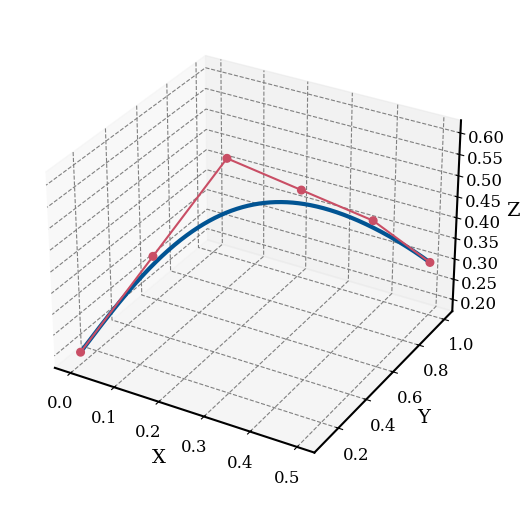

Recreate this plot in Python.
import numpy as np
import matplotlib.pyplot as plt
from scipy.interpolate import BSpline

# Degree=5的knots和控制点
knots = [0, 0, 0, 0, 0, 0,   # 前导节点 (p+1)
        #  0.15, 0.3, 
        # #  0.45, 0.6, 0.75, 
        #  0.9,   # 内部节点
         1, 1, 1, 1, 1, 1]  # 尾部节点 (p+1)

control_points = [
    [0.0, 0.1, 0.2, 1.0],
    [0.1, 0.3, 0.4, 1.0],
    [0.2, 0.5, 0.6, 1.0],
    [0.3, 0.7, 0.5, 1.0],
    [0.4, 0.9, 0.4, 1.0],
    [0.5, 1.0, 0.3, 1.0],
    # [0.6, 0.8, 0.2, 1.0],
    # [0.7, 0.6, 0.3, 1.0],
    # [0.8, 0.4, 0.4, 1.0]
    # [0.9, 0.3, 0.5, 1.0],
    # [1.0, 0.2, 0.6, 1.0],
    # [1.0, 0.1, 0.7, 1.0]
]

# Degree 5 B-Spline曲线
degree = 5
spl = BSpline(knots, control_points, degree)

# 在[0, 1]区间内生成100个样本点
x_vals = np.linspace(0, 1, 1000)
y_vals = spl(x_vals)

# 设置matplotlib风格为类似MATLAB的外观
# plt.style.use('fivethirtyeight')  # 使用 Matplotlib 自带的 ggplot 风格
# plt.style.use('fivethirtyeight')  
plt.rcParams.update({
    'axes.linewidth': 1.5,           # 设置坐标轴线宽
    'axes.grid': True,               # 显示网格
    'grid.linestyle': '--',          # 网格线为虚线
    'grid.color': 'gray',            # 网格线颜色
    'axes.titlesize': 16,            # 标题字体大小
    'axes.labelsize': 14,            # 坐标轴标签字体大小
    'xtick.labelsize': 12,           # x轴刻度字体大小
    'ytick.labelsize': 12,           # y轴刻度字体大小
    'figure.figsize': (8, 6),        # 图像大小
    'font.family': 'serif',          # 字体样式
})

# 绘制 3D B-Spline 曲线
fig = plt.figure()
ax = fig.add_subplot(111, projection='3d')

# 绘制 B-Spline 曲线
ax.plot3D(y_vals[:, 0], y_vals[:, 1], y_vals[:, 2], label="B-Spline Curve", color=(1/255, 84/255, 147/255), linewidth=3)
# 绘制控制点
ax.scatter([p[0] for p in control_points], [p[1] for p in control_points], [p[2] for p in control_points], color=(201/255, 78/255, 101/255), s=30, label="Control Points",alpha=1)

# 绘制控制多边形
control_polygon_x = [p[0] for p in control_points]
control_polygon_y = [p[1] for p in control_points]
control_polygon_z = [p[2] for p in control_points]
ax.plot3D(control_polygon_x, control_polygon_y, control_polygon_z, color=(201/255, 78/255, 101/255), linestyle='-', linewidth=1.5, label="Control Polygon")

# ax.set_title("B-Spline Degree=5 in 3D")
ax.set_xlabel("X")
ax.set_ylabel("Y")
ax.set_zlabel("Z")
# ax.legend(fontsize=20)
plt.show()

plt.savefig('easy_3D_5degree.pdf', bbox_inches='tight',pad_inches=0.2)